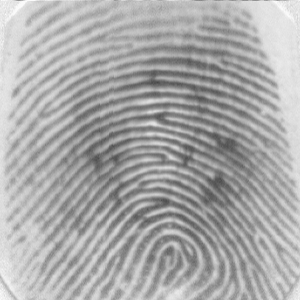
%> input picture trabalho1/ex2/FingerprintImages/finger1.tif, 300 x 300 px
$ octave --eval "funcRunFinger;"   (GNU Octave 9; MATLAB toolbox functions it lacks are replaced by stand-ins)
%> lines starting %> are read from the running program, lines starting %| are printed output that depends on the picture; in (x1, y1, x2, y2) boxes, pixels count from 0 and x2, y2 are one past the last pixel; in counts of white or black regions, pixels touching at a corner belong together; the program's own positions count from 1
### trabalho1/ex2/fingerprint_enhancement.m
%
% ISEL - Instituto Superior de Engenharia de Lisboa.
%
% LEIC - Licenciatura em Engenharia Informatica e de Computadores.
% MEIC - Mestrado em Engenharia Informatica e de Computadores.
%
% PIB - Processamento de Imagem e Biometria.
%
% fingerprint_enhancement.m
% Transforma玢o T aplicada atrav閟 de tabela de lookup.

%fingerprint_enhancement.m. Para uma imagem de impress鉶 digital produz uma vers鉶 bin醨ia da mesma,
%tentando separar as riscas do fundo. Apresente os resultados experimentais obtidos com as imagens do conjunto
%FingerprintImages.zip.

function fingerprint_enhancement(filename)
%> called with filename = 'FingerprintImages\finger1.tif'

    if nargin==0
         filename = 'FingerprintImages\finger3.tif';
         % filename = 'FingerprintImages\finger5.bmp';
    end

    % Fechar todas as janelas de figuras.
    close all;

    % Limpar a consola.
    clc;

    % Ler a imagem a partir do ficheiro.
    I = imread(filename);
%> I is the input picture: size 300x300 uint8; min 71, max 250, mean 169.5

    % Calcular o limiar 髏imo para transformar a imagem
    % na sua vers鉶 bin醨ia (m閠odo de Otsu).
    level = graythresh(I)
%> level = 0.651
     % Converter para imagem bin醨ia.
    IBW = im2bw(I, level);
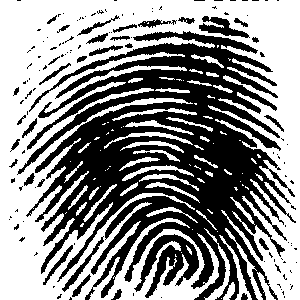
%> IBW: size 300x300 logical; 55.5% white; 134 black regions (102 under 20 px), largest, box (x1, y1, x2, y2) and area: (17, 31, 296, 300) 35106, (134, 234, 199, 298) 1770, (199, 16, 250, 38) 479

    figure(1);
    subplot(121); imshow(I); colorbar; title(' Imagem ' );
    subplot(122); imshow(IBW); colorbar; title(' Imagem Bin醨ia' );
    impixelinfo;

end

### trabalho1/ex2/funcRunFinger.m
%
% ISEL - Instituto Superior de Engenharia de Lisboa.
%
% LEIC - Licenciatura em Engenharia Informatica e de Computadores.
% MEIC - Mestrado em Engenharia Informatica e de Computadores.
%
% PIB - Processamento de Imagem e Biometria.
%
% Para testar todas as imagens da pasta FingerprintImages

function funcRunFinger()
    fingerprint_enhancement('FingerprintImages\finger1.tif');
    fingerprint_enhancement('FingerprintImages\finger2.tif');
%> call 2 of fingerprint_enhancement, with filename = 'FingerprintImages\finger2.tif'
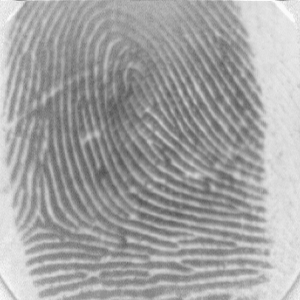
%> input picture trabalho1/ex2/FingerprintImages/finger2.tif, 300 x 300 px
%> in fingerprint_enhancement, I is the input picture: size 300x300 uint8; min 80, max 250, mean 163.4
%> in fingerprint_enhancement (call 2), `level = graythresh(I)`: level = 0.682
%> in fingerprint_enhancement (call 2), `IBW = im2bw(I, level);`: IBW: size 300x300 logical; 32.2% white; 323 white regions (254 under 20 px), largest, box (x1, y1, x2, y2) and area: (119, 0, 300, 300) 15866, (0, 0, 117, 300) 8181, (141, 241, 217, 251) 256
    fingerprint_enhancement('FingerprintImages\finger3.tif');
%> call 3 of fingerprint_enhancement, with filename = 'FingerprintImages\finger3.tif'
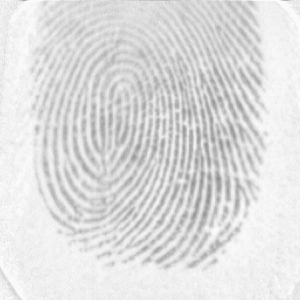
%> input picture trabalho1/ex2/FingerprintImages/finger3.tif, 300 x 300 px
%> in fingerprint_enhancement, I is the input picture: size 300x300 uint8; min 141, max 250, mean 222.2
%> in fingerprint_enhancement (call 3), `level = graythresh(I)`: level = 0.851
%> in fingerprint_enhancement (call 3), `IBW = im2bw(I, level);`: IBW: size 300x300 logical; 63% white; 94 black regions (66 under 20 px), largest, box (x1, y1, x2, y2) and area: (38, 0, 266, 270) 30595, (186, 222, 242, 268) 488, (49, 208, 101, 236) 256
    fingerprint_enhancement('FingerprintImages\finger4.tif');
%> call 4 of fingerprint_enhancement, with filename = 'FingerprintImages\finger4.tif'
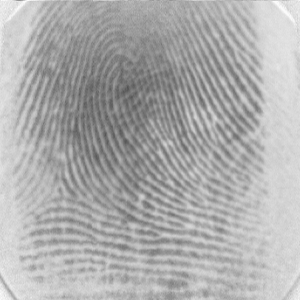
%> input picture trabalho1/ex2/FingerprintImages/finger4.tif, 300 x 300 px
%> in fingerprint_enhancement, I is the input picture: size 300x300 uint8; min 83, max 250, mean 173.2
%> in fingerprint_enhancement (call 4), `level = graythresh(I)`: level = 0.675
%> in fingerprint_enhancement (call 4), `IBW = im2bw(I, level);`:
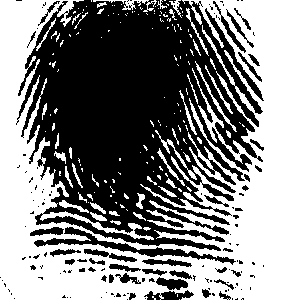
%> IBW: size 300x300 logical; 51.7% white; 138 black regions (98 under 20 px), largest, box (x1, y1, x2, y2) and area: (16, 0, 264, 251) 38662, (34, 227, 236, 265) 1232, (144, 290, 194, 300) 289
    fingerprint_enhancement('FingerprintImages\finger5.bmp');
%> call 5 of fingerprint_enhancement, with filename = 'FingerprintImages\finger5.bmp'
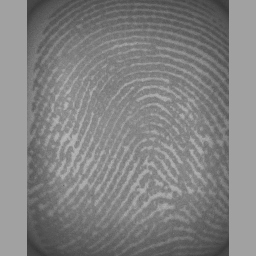
%> input picture trabalho1/ex2/FingerprintImages/finger5.bmp, 256 x 256 px
%> in fingerprint_enhancement, I is the input picture: size 256x256 uint8; min 55, max 187, mean 129.9
%> in fingerprint_enhancement (call 5), `level = graythresh(I)`: level = 0.494
%> in fingerprint_enhancement (call 5), `IBW = im2bw(I, level);`:
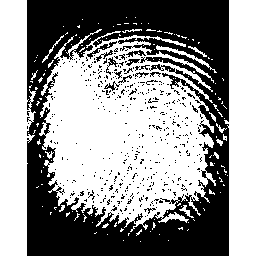
%> IBW: size 256x256 logical; 57.8% white; 416 black regions (403 under 20 px), largest, box (x1, y1, x2, y2) and area: (27, 0, 229, 256) 25872, (87, 41, 117, 59) 104, (126, 50, 146, 57) 63
end
